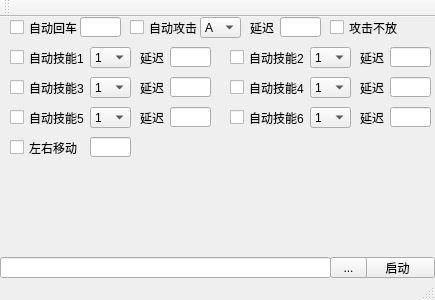
<?xml version="1.0" encoding="UTF-8"?>
<ui version="4.0">
 <class>MainWindow</class>
 <widget class="QMainWindow" name="MainWindow">
  <property name="geometry">
   <rect>
    <x>0</x>
    <y>0</y>
    <width>435</width>
    <height>300</height>
   </rect>
  </property>
  <property name="minimumSize">
   <size>
    <width>435</width>
    <height>300</height>
   </size>
  </property>
  <property name="maximumSize">
   <size>
    <width>435</width>
    <height>300</height>
   </size>
  </property>
  <property name="windowTitle">
   <string>你妈死了</string>
  </property>
  <widget class="QWidget" name="centralWidget">
   <widget class="QLineEdit" name="MoveEdit">
    <property name="geometry">
     <rect>
      <x>90</x>
      <y>120</y>
      <width>41</width>
      <height>20</height>
     </rect>
    </property>
   </widget>
   <widget class="QLabel" name="label_4">
    <property name="geometry">
     <rect>
      <x>140</x>
      <y>60</y>
      <width>31</width>
      <height>21</height>
     </rect>
    </property>
    <property name="text">
     <string>延迟</string>
    </property>
   </widget>
   <widget class="QComboBox" name="AttarkCombo">
    <property name="geometry">
     <rect>
      <x>200</x>
      <y>0</y>
      <width>41</width>
      <height>21</height>
     </rect>
    </property>
    <property name="currentIndex">
     <number>0</number>
    </property>
    <item>
     <property name="text">
      <string>A</string>
     </property>
    </item>
    <item>
     <property name="text">
      <string>B</string>
     </property>
    </item>
    <item>
     <property name="text">
      <string>C</string>
     </property>
    </item>
    <item>
     <property name="text">
      <string>D</string>
     </property>
    </item>
    <item>
     <property name="text">
      <string>E</string>
     </property>
    </item>
    <item>
     <property name="text">
      <string>F</string>
     </property>
    </item>
    <item>
     <property name="text">
      <string>G</string>
     </property>
    </item>
   </widget>
   <widget class="QCheckBox" name="Enter">
    <property name="geometry">
     <rect>
      <x>10</x>
      <y>0</y>
      <width>91</width>
      <height>21</height>
     </rect>
    </property>
    <property name="text">
     <string>自动回车</string>
    </property>
   </widget>
   <widget class="QCheckBox" name="AttarkNoStop">
    <property name="geometry">
     <rect>
      <x>330</x>
      <y>0</y>
      <width>91</width>
      <height>21</height>
     </rect>
    </property>
    <property name="text">
     <string>攻击不放</string>
    </property>
   </widget>
   <widget class="QCheckBox" name="Skill4">
    <property name="geometry">
     <rect>
      <x>230</x>
      <y>60</y>
      <width>81</width>
      <height>21</height>
     </rect>
    </property>
    <property name="text">
     <string>自动技能4</string>
    </property>
   </widget>
   <widget class="QPushButton" name="StartUp">
    <property name="geometry">
     <rect>
      <x>360</x>
      <y>240</y>
      <width>75</width>
      <height>21</height>
     </rect>
    </property>
    <property name="text">
     <string>启动</string>
    </property>
   </widget>
   <widget class="QCheckBox" name="Attark">
    <property name="geometry">
     <rect>
      <x>130</x>
      <y>0</y>
      <width>71</width>
      <height>21</height>
     </rect>
    </property>
    <property name="text">
     <string>自动攻击</string>
    </property>
   </widget>
   <widget class="QCheckBox" name="Skill5">
    <property name="geometry">
     <rect>
      <x>10</x>
      <y>90</y>
      <width>81</width>
      <height>21</height>
     </rect>
    </property>
    <property name="text">
     <string>自动技能5</string>
    </property>
   </widget>
   <widget class="QLineEdit" name="EnterEdit">
    <property name="geometry">
     <rect>
      <x>80</x>
      <y>0</y>
      <width>41</width>
      <height>20</height>
     </rect>
    </property>
   </widget>
   <widget class="QCheckBox" name="Skill1">
    <property name="geometry">
     <rect>
      <x>10</x>
      <y>30</y>
      <width>81</width>
      <height>21</height>
     </rect>
    </property>
    <property name="text">
     <string>自动技能1</string>
    </property>
   </widget>
   <widget class="QLineEdit" name="SkillEdit4">
    <property name="geometry">
     <rect>
      <x>390</x>
      <y>60</y>
      <width>41</width>
      <height>20</height>
     </rect>
    </property>
   </widget>
   <widget class="QComboBox" name="SkillCombo4">
    <property name="geometry">
     <rect>
      <x>310</x>
      <y>60</y>
      <width>41</width>
      <height>21</height>
     </rect>
    </property>
    <property name="currentIndex">
     <number>0</number>
    </property>
    <item>
     <property name="text">
      <string>1</string>
     </property>
    </item>
    <item>
     <property name="text">
      <string>2</string>
     </property>
    </item>
    <item>
     <property name="text">
      <string>3</string>
     </property>
    </item>
    <item>
     <property name="text">
      <string>4</string>
     </property>
    </item>
    <item>
     <property name="text">
      <string>5</string>
     </property>
    </item>
    <item>
     <property name="text">
      <string>6</string>
     </property>
    </item>
    <item>
     <property name="text">
      <string>7</string>
     </property>
    </item>
    <item>
     <property name="text">
      <string>8</string>
     </property>
    </item>
    <item>
     <property name="text">
      <string>9</string>
     </property>
    </item>
    <item>
     <property name="text">
      <string>0</string>
     </property>
    </item>
   </widget>
   <widget class="QToolButton" name="StartUpTool">
    <property name="geometry">
     <rect>
      <x>330</x>
      <y>240</y>
      <width>37</width>
      <height>21</height>
     </rect>
    </property>
    <property name="text">
     <string>...</string>
    </property>
   </widget>
   <widget class="QLineEdit" name="SkillEdit2">
    <property name="geometry">
     <rect>
      <x>390</x>
      <y>30</y>
      <width>41</width>
      <height>20</height>
     </rect>
    </property>
   </widget>
   <widget class="QComboBox" name="SkillCombo5">
    <property name="geometry">
     <rect>
      <x>90</x>
      <y>90</y>
      <width>41</width>
      <height>21</height>
     </rect>
    </property>
    <property name="currentIndex">
     <number>0</number>
    </property>
    <item>
     <property name="text">
      <string>1</string>
     </property>
    </item>
    <item>
     <property name="text">
      <string>2</string>
     </property>
    </item>
    <item>
     <property name="text">
      <string>3</string>
     </property>
    </item>
    <item>
     <property name="text">
      <string>4</string>
     </property>
    </item>
    <item>
     <property name="text">
      <string>5</string>
     </property>
    </item>
    <item>
     <property name="text">
      <string>6</string>
     </property>
    </item>
    <item>
     <property name="text">
      <string>7</string>
     </property>
    </item>
    <item>
     <property name="text">
      <string>8</string>
     </property>
    </item>
    <item>
     <property name="text">
      <string>9</string>
     </property>
    </item>
    <item>
     <property name="text">
      <string>0</string>
     </property>
    </item>
   </widget>
   <widget class="QComboBox" name="SkillCombo2">
    <property name="geometry">
     <rect>
      <x>310</x>
      <y>30</y>
      <width>41</width>
      <height>21</height>
     </rect>
    </property>
    <property name="currentIndex">
     <number>0</number>
    </property>
    <item>
     <property name="text">
      <string>1</string>
     </property>
    </item>
    <item>
     <property name="text">
      <string>2</string>
     </property>
    </item>
    <item>
     <property name="text">
      <string>3</string>
     </property>
    </item>
    <item>
     <property name="text">
      <string>4</string>
     </property>
    </item>
    <item>
     <property name="text">
      <string>5</string>
     </property>
    </item>
    <item>
     <property name="text">
      <string>6</string>
     </property>
    </item>
    <item>
     <property name="text">
      <string>7</string>
     </property>
    </item>
    <item>
     <property name="text">
      <string>8</string>
     </property>
    </item>
    <item>
     <property name="text">
      <string>9</string>
     </property>
    </item>
    <item>
     <property name="text">
      <string>0</string>
     </property>
    </item>
   </widget>
   <widget class="QLineEdit" name="SkillEdit6">
    <property name="geometry">
     <rect>
      <x>390</x>
      <y>90</y>
      <width>41</width>
      <height>20</height>
     </rect>
    </property>
   </widget>
   <widget class="QLineEdit" name="AttarkEdit">
    <property name="geometry">
     <rect>
      <x>280</x>
      <y>0</y>
      <width>41</width>
      <height>20</height>
     </rect>
    </property>
   </widget>
   <widget class="QComboBox" name="SkillCombo3">
    <property name="geometry">
     <rect>
      <x>90</x>
      <y>60</y>
      <width>41</width>
      <height>21</height>
     </rect>
    </property>
    <property name="currentIndex">
     <number>0</number>
    </property>
    <item>
     <property name="text">
      <string>1</string>
     </property>
    </item>
    <item>
     <property name="text">
      <string>2</string>
     </property>
    </item>
    <item>
     <property name="text">
      <string>3</string>
     </property>
    </item>
    <item>
     <property name="text">
      <string>4</string>
     </property>
    </item>
    <item>
     <property name="text">
      <string>5</string>
     </property>
    </item>
    <item>
     <property name="text">
      <string>6</string>
     </property>
    </item>
    <item>
     <property name="text">
      <string>7</string>
     </property>
    </item>
    <item>
     <property name="text">
      <string>8</string>
     </property>
    </item>
    <item>
     <property name="text">
      <string>9</string>
     </property>
    </item>
    <item>
     <property name="text">
      <string>0</string>
     </property>
    </item>
   </widget>
   <widget class="QLineEdit" name="SkillEdit1">
    <property name="geometry">
     <rect>
      <x>170</x>
      <y>30</y>
      <width>41</width>
      <height>20</height>
     </rect>
    </property>
   </widget>
   <widget class="QLabel" name="label">
    <property name="geometry">
     <rect>
      <x>250</x>
      <y>0</y>
      <width>31</width>
      <height>21</height>
     </rect>
    </property>
    <property name="text">
     <string>延迟</string>
    </property>
   </widget>
   <widget class="QLabel" name="label_3">
    <property name="geometry">
     <rect>
      <x>360</x>
      <y>30</y>
      <width>31</width>
      <height>21</height>
     </rect>
    </property>
    <property name="text">
     <string>延迟</string>
    </property>
   </widget>
   <widget class="QCheckBox" name="Skill2">
    <property name="geometry">
     <rect>
      <x>230</x>
      <y>30</y>
      <width>81</width>
      <height>21</height>
     </rect>
    </property>
    <property name="text">
     <string>自动技能2</string>
    </property>
   </widget>
   <widget class="QCheckBox" name="Skill3">
    <property name="geometry">
     <rect>
      <x>10</x>
      <y>60</y>
      <width>81</width>
      <height>21</height>
     </rect>
    </property>
    <property name="text">
     <string>自动技能3</string>
    </property>
   </widget>
   <widget class="QComboBox" name="SkillCombo6">
    <property name="geometry">
     <rect>
      <x>310</x>
      <y>90</y>
      <width>41</width>
      <height>21</height>
     </rect>
    </property>
    <property name="currentIndex">
     <number>0</number>
    </property>
    <item>
     <property name="text">
      <string>1</string>
     </property>
    </item>
    <item>
     <property name="text">
      <string>2</string>
     </property>
    </item>
    <item>
     <property name="text">
      <string>3</string>
     </property>
    </item>
    <item>
     <property name="text">
      <string>4</string>
     </property>
    </item>
    <item>
     <property name="text">
      <string>5</string>
     </property>
    </item>
    <item>
     <property name="text">
      <string>6</string>
     </property>
    </item>
    <item>
     <property name="text">
      <string>7</string>
     </property>
    </item>
    <item>
     <property name="text">
      <string>8</string>
     </property>
    </item>
    <item>
     <property name="text">
      <string>9</string>
     </property>
    </item>
    <item>
     <property name="text">
      <string>0</string>
     </property>
    </item>
   </widget>
   <widget class="QLineEdit" name="SkillEdit5">
    <property name="geometry">
     <rect>
      <x>170</x>
      <y>90</y>
      <width>41</width>
      <height>20</height>
     </rect>
    </property>
   </widget>
   <widget class="QLineEdit" name="StartUpEdit">
    <property name="geometry">
     <rect>
      <x>0</x>
      <y>240</y>
      <width>331</width>
      <height>21</height>
     </rect>
    </property>
   </widget>
   <widget class="QLabel" name="label_7">
    <property name="geometry">
     <rect>
      <x>360</x>
      <y>90</y>
      <width>31</width>
      <height>21</height>
     </rect>
    </property>
    <property name="text">
     <string>延迟</string>
    </property>
   </widget>
   <widget class="QLabel" name="label_2">
    <property name="geometry">
     <rect>
      <x>140</x>
      <y>30</y>
      <width>31</width>
      <height>21</height>
     </rect>
    </property>
    <property name="text">
     <string>延迟</string>
    </property>
   </widget>
   <widget class="QLineEdit" name="SkillEdit3">
    <property name="geometry">
     <rect>
      <x>170</x>
      <y>60</y>
      <width>41</width>
      <height>20</height>
     </rect>
    </property>
   </widget>
   <widget class="QComboBox" name="SkillCombo1">
    <property name="geometry">
     <rect>
      <x>90</x>
      <y>30</y>
      <width>41</width>
      <height>21</height>
     </rect>
    </property>
    <property name="currentIndex">
     <number>0</number>
    </property>
    <item>
     <property name="text">
      <string>1</string>
     </property>
    </item>
    <item>
     <property name="text">
      <string>2</string>
     </property>
    </item>
    <item>
     <property name="text">
      <string>3</string>
     </property>
    </item>
    <item>
     <property name="text">
      <string>4</string>
     </property>
    </item>
    <item>
     <property name="text">
      <string>5</string>
     </property>
    </item>
    <item>
     <property name="text">
      <string>6</string>
     </property>
    </item>
    <item>
     <property name="text">
      <string>7</string>
     </property>
    </item>
    <item>
     <property name="text">
      <string>8</string>
     </property>
    </item>
    <item>
     <property name="text">
      <string>9</string>
     </property>
    </item>
    <item>
     <property name="text">
      <string>0</string>
     </property>
    </item>
   </widget>
   <widget class="QCheckBox" name="Move">
    <property name="geometry">
     <rect>
      <x>10</x>
      <y>120</y>
      <width>71</width>
      <height>21</height>
     </rect>
    </property>
    <property name="text">
     <string>左右移动</string>
    </property>
   </widget>
   <widget class="QCheckBox" name="Skill6">
    <property name="geometry">
     <rect>
      <x>230</x>
      <y>90</y>
      <width>81</width>
      <height>21</height>
     </rect>
    </property>
    <property name="text">
     <string>自动技能6</string>
    </property>
   </widget>
   <widget class="QLabel" name="label_5">
    <property name="geometry">
     <rect>
      <x>360</x>
      <y>60</y>
      <width>31</width>
      <height>21</height>
     </rect>
    </property>
    <property name="text">
     <string>延迟</string>
    </property>
   </widget>
   <widget class="QLabel" name="label_6">
    <property name="geometry">
     <rect>
      <x>140</x>
      <y>90</y>
      <width>31</width>
      <height>21</height>
     </rect>
    </property>
    <property name="text">
     <string>延迟</string>
    </property>
   </widget>
  </widget>
  <widget class="QMenuBar" name="menuBar">
   <property name="geometry">
    <rect>
     <x>0</x>
     <y>0</y>
     <width>435</width>
     <height>23</height>
    </rect>
   </property>
  </widget>
  <widget class="QToolBar" name="mainToolBar">
   <attribute name="toolBarArea">
    <enum>TopToolBarArea</enum>
   </attribute>
   <attribute name="toolBarBreak">
    <bool>false</bool>
   </attribute>
  </widget>
  <widget class="QStatusBar" name="statusBar"/>
 </widget>
 <layoutdefault spacing="6" margin="11"/>
 <resources/>
 <connections/>
</ui>
